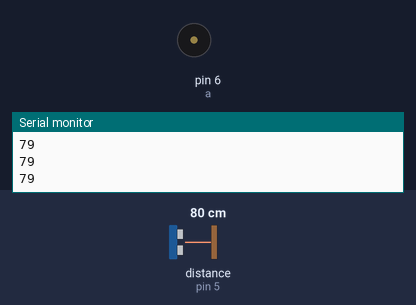
A sketch run on a simulated Arduino Uno, built with avr-gcc and run on an emulated ATmega328P. Shown: buzzer (waves = sounding), the last lines printed to the serial monitor. Wiring (inferred from the names in the program): ultrasonic range finder: trigger pin 4; echo pin 5. The inputs (shaded band) are chosen by the test bench; at power-on: distance to the obstacle (sensor on pin 5) 80 cm. The echo pulse lasts 58.3 µs per cm.

Above: at 1.2 s.
1.3 s: distance to the obstacle (sensor on pin 5) set to 12 cm
2.8 s: distance to the obstacle (sensor on pin 5) set to 9 cm
At 3.03 s:
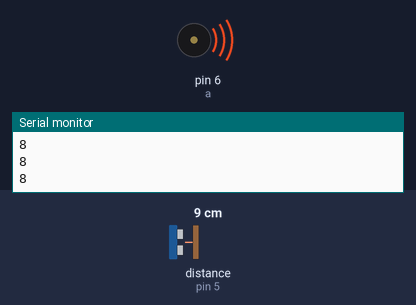
5.8 s: distance to the obstacle (sensor on pin 5) set to 18 cm
At 6.3 s:
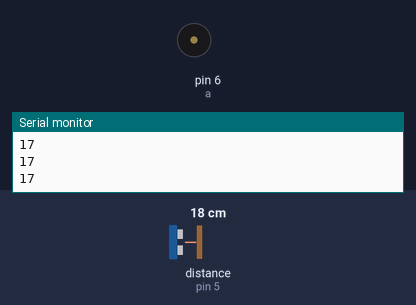
7.3 s: distance to the obstacle (sensor on pin 5) set to 7 cm
At 7.49 s:
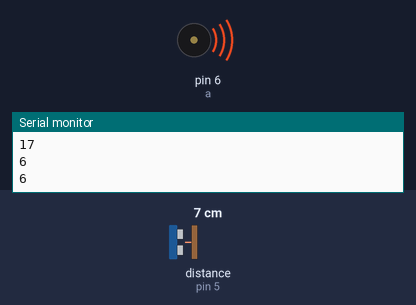
Timing chart, 0 to 11.3 s (numbered marks = the images above; inputs shaded):
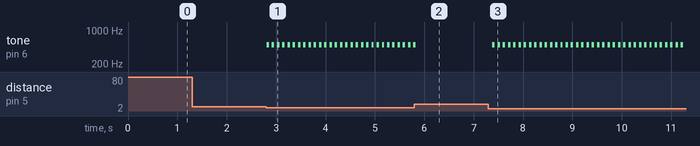

The sketch:

sketch_sep04a.ino
```cpp
int a=6;
int echo=5;
int trig=4;
int d=0;
int t=0;
int L=8;
void setup() {
  // put your setup code here, to run once:
pinMode (a,OUTPUT);
pinMode(echo,INPUT);
pinMode (trig,OUTPUT);
Serial.begin(9600);
}

void loop() {
  // put your main code here, to run repeatedly:
digitalWrite(trig,LOW);
delay(100);
digitalWrite(trig,HIGH);
delayMicroseconds(10);
digitalWrite(trig,LOW);

t=pulseIn(echo,HIGH);
d=0.0343*(t/2);
Serial.println(d);
delay(5);


if (d<10 && d>5){
tone(a,500, 50);
digitalWrite(L,HIGH);

}else{digitalWrite(a,LOW);
digitalWrite(L,LOW);}

if(d<5){
tone(a,1200,20);
digitalWrite(L,HIGH);

}else{digitalWrite(a,LOW);
digitalWrite(L,LOW);}


}
```

Measured:
- the behaviour switches between 11 and 10 cm on distance to the obstacle (sensor on pin 5) (found by bisection; images 0 and 1)
- after the input at 2.8 s, tone on pin 6 (a): alternates 500 Hz for 0.05 s and silent for 0.06 s, starting at once
- after the input at 5.8 s, tone on pin 6 (a): goes on until 5.8 s, then stays silent
- after the input at 7.3 s, tone on pin 6 (a): alternates 500 Hz for 0.05 s and silent for 0.06 s, starting after 0.08 s
